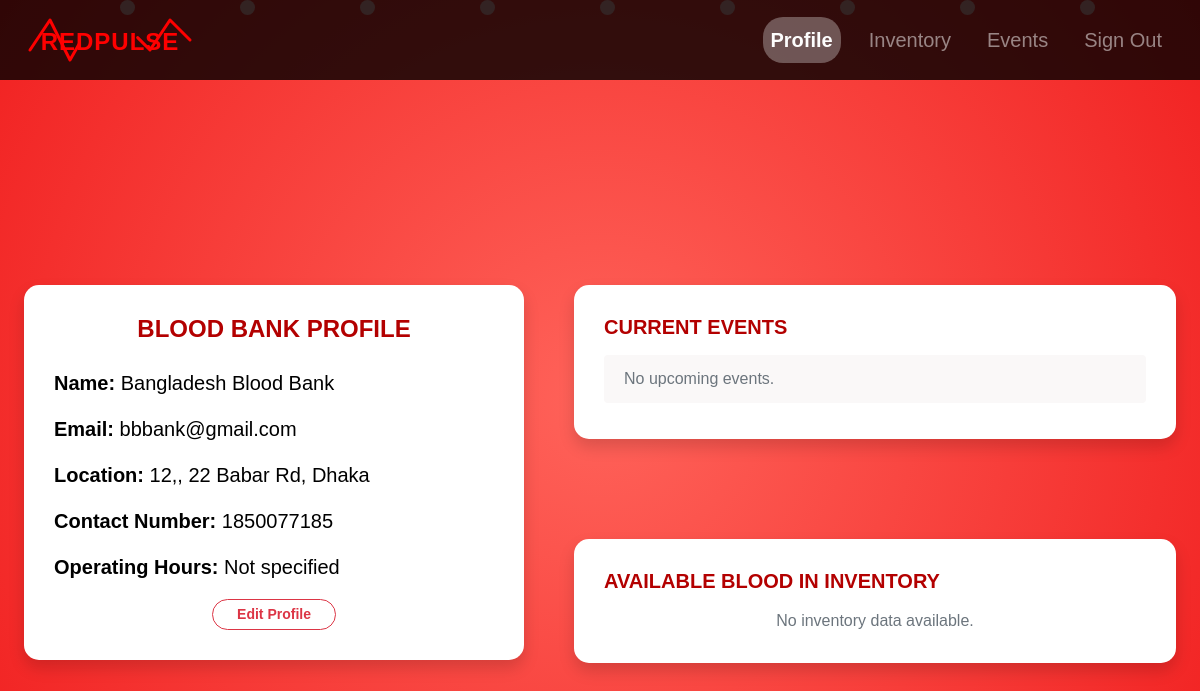
/bb_profile.php (signed in), run on the app's committed database.
### tables this page shows
CREATE TABLE `bloodbank` (
  `BloodBankID` int(10) NOT NULL,
  `Name` varchar(255) NOT NULL,
  `Location` varchar(255) NOT NULL,
  `ContactNumber` int(11) NOT NULL,
  `pic1` varchar(255) DEFAULT NULL,
  `pic2` varchar(255) DEFAULT NULL,
  `AdminID` int(10) DEFAULT NULL,
  `email` varchar(255) DEFAULT NULL,
  `password` varchar(255) DEFAULT NULL,
  `OperatingHours` varchar(100) DEFAULT NULL,
  `LicenseFile` varchar(255) DEFAULT NULL
);

### bb_profile.php (the view, shortened to what this page needs)
<?php
try {
    $conn = new PDO('mysql:host=localhost;dbname=blooddonationmanagementsystem', 'root', '');
    $conn->setAttribute(PDO::ATTR_ERRMODE, PDO::ERRMODE_EXCEPTION);
    $bloodBankID = $_SESSION['bloodbank_id'];
    $stmt = $conn->prepare("SELECT * FROM bloodbank WHERE BloodBankID = :bloodbank_id");
    $stmt->bindParam(':bloodbank_id', $bloodBankID);
    $stmt->execute();
    if ($stmt->rowCount() === 1) {
        $bb = $stmt->fetch(PDO::FETCH_ASSOC);
    } else {
        echo "<div class='alert alert-danger'>Blood bank profile not found.</div>";
        exit();
    }
} catch (PDOException $e) {
    echo "<div class='alert alert-danger'>Error fetching profile: " . $e->getMessage() . "</div>";
    exit();
}
?>
<!DOCTYPE html>
<html lang="en">
<head>
    <link rel="stylesheet" href="https://maxcdn.bootstrapcdn.com/bootstrap/4.5.2/css/bootstrap.min.css">
</head>
<body>
    <nav class="navbar navbar-expand-lg navbar-dark fixed-top">
        <a class="navbar-brand">
            <div class="logo-container">
                <svg width="180" height="60" viewBox="0 0 180 60" xmlns="http://www.w3.org/2000/svg">
                    <text x="90" y="40" class="pulse-text">RedPulse</text>
                    <polyline points="10,40 30,10 50,50 70,15 90,45 110,20 130,40 150,10 170,30"
                              class="pulse-line"
                              stroke-linecap="round"
                              stroke-linejoin="round">
                    </polyline>
                </svg>
            </div>
        </a>
        <div class="collapse navbar-collapse justify-content-end" id="navbarNav">
            <ul class="navbar-nav">
                <li class="nav-item">
                    <a class="nav-link active" href="bb_profile.php">Profile</a>
                </li>
                <li class="nav-item">
                    <a class="nav-link" href="Inventory.php">Inventory</a>
                </li>
                <li class="nav-item">
                    <a class="nav-link" href="events.php">Events</a>
                </li>
                <li class="nav-item">
                    <a class="nav-link" href="signout.php">Sign Out</a>
                </li>
            </ul>
        </div>
    </nav>
    <div class="floating-drops">
        <div class="drop" style="left: 10%; animation-delay: 0s;"></div>
        <div class="drop" style="left: 20%; animation-delay: 2s;"></div>
        <div class="drop" style="left: 30%; animation-delay: 4s;"></div>
        <div class="drop" style="left: 40%; animation-delay: 1s;"></div>
        <div class="drop" style="left: 50%; animation-delay: 3s;"></div>
        <div class="drop" style="left: 60%; animation-delay: 5s;"></div>
        <div class="drop" style="left: 70%; animation-delay: 0s;"></div>
        <div class="drop" style="left: 80%; animation-delay: 2s;"></div>
        <div class="drop" style="left: 90%; animation-delay: 4s;"></div>
    </div>
   <div class="main-wrapper d-flex flex-wrap justify-content-center align-items-start px-4 mt-5" style="margin-top: 130px; gap: 50px; width: 100%;">
    <div class="profile-card shadow" style="flex: 1; min-width: 500px; max-width: 380px; box-shadow: black; font-size: 20px;">
        <h4 class="title text-center mb-4">Blood Bank Profile</h4>
        <p><strong>Name:</strong>  <?= htmlspecialchars($bb['Name']) ?></p>
        <p><strong>Email:</strong>  <?= htmlspecialchars($bb['email']) ?></p>
        <p><strong>Location:</strong>  <?= htmlspecialchars($bb['Location']) ?></p>
        <p><strong>Contact Number:</strong>  <?= htmlspecialchars($bb['ContactNumber']) ?></p>
        <p><strong>Operating Hours:</strong>  <?= htmlspecialchars($bb['OperatingHours']) ?: 'Not specified' ?></p>
        <div class="text-center mt-3">
            <a href="bb_profile_edit.php" class="btn btn-outline-danger btn-sm px-4 rounded-pill font-weight-bold">Edit Profile</a>
        </div>
    </div>
    <div style="flex: 2; min-width: 350px; max-width: 800px;">
        <div class="profile-card shadow mb-4">
            <h5 class="title mb-3"> Current Events</h5>
            <ul class="list-group">
                <?php
                $events = $conn->query("SELECT Title, EventDate FROM events WHERE BloodBankID = $bloodBankID ORDER BY EventDate DESC LIMIT 3");
                if ($events->rowCount() > 0) {
                    foreach ($events as $event) {
                        echo "<li class='list-group-item'>" . htmlspecialchars($event['Title']) . " — <small>" . htmlspecialchars($event['EventDate']) . "</small></li>";
                    }
                } else {
                    echo "<li class='list-group-item text-muted'>No upcoming events.</li>";
                }
                ?>
            </ul>
        </div>
        <div class="profile-card shadow">
            <h5 class="title mb-3"> Available Blood in Inventory</h5>
            <div class="row">
                <?php
                $inventory = $conn->prepare("SELECT BloodType, Units FROM inventory WHERE BloodBankID = :bbid ORDER BY BloodType");
                $inventory->bindParam(':bbid', $bloodBankID);
                $inventory->execute();
                if ($inventory->rowCount() > 0) {
                    foreach ($inventory as $row) {
                        echo "<div class='col-sm-4 mb-2'>
                                <div class='bg-light p-2 rounded text-center shadow-sm'>
                                    <strong>" . htmlspecialchars($row['BloodType']) . "</strong><br>
                                    " . htmlspecialchars($row['Units']) . " units
                                </div>
                              </div>";
                    }
                } else {
                    echo "<div class='col-12 text-center text-muted'>No inventory data available.</div>";
                }
                ?>
            </div>
        </div>
    </div>
</div>
</body>
</html>

### bb_profile.php (style rules this page uses)
body { background: radial-gradient(circle,rgb(255, 99, 90) 0%,rgb(241, 33, 33) 100%); font-family: 'Arial', sans-serif; color: #fff; display: flex; flex-direction: column; justify-content: center; align-items: center; height: 100vh; overflow: hidden; }
.profile-card { background: #fff; border-radius: 15px; padding: 25px 30px; box-shadow: 0 4px 12px rgba(0, 0, 0, 0.1); color: #000; }
.title { font-weight: bold; color: #b30000; text-transform: uppercase; }
.list-group-item { background-color:rgb(250, 248, 248); color: #000; border: none; border-radius: 6px; margin-bottom: 6px; font-size: medium; }
.navbar { background-color: rgba(0, 0, 0, 0.8) !important; padding: 5px 20px; }
.navbar-brand { color: #fff !important; font-size: 22px; font-weight: bold; text-transform: uppercase; letter-spacing: 1px; display: flex; align-items: center; }
.navbar-nav .nav-item .nav-link.active { color:rgb(253, 253, 253) !important; background-color: rgba(255, 255, 255, 0.3); border-radius: 20px; font-weight: bold; }
.navbar-nav .nav-item { padding: 0px 10px; }
.navbar a { font-size: 20px; }
.floating-drops { position: absolute; top: 0; left: 0; width: 100%; height: 100%; overflow: hidden; z-index: -1; }
.drop { position: absolute; width: 15px; height: 15px; background-color: #ffcccb; border-radius: 50%; animation: float 10s infinite ease-in-out; opacity: 0.8; }
.drop:nth-child(odd) { animation-duration: 10s; }
.drop:nth-child(even) { animation-duration: 12s; }
.logo-container { width: 180px; height: 60px; display: flex; align-items: center; justify-content: center; }
.pulse-text { font-family: Arial, sans-serif; font-size: 24px; fill: red; font-weight: bold; text-anchor: middle; animation: textGlow 1.5s infinite alternate; }
.profile-card { background: white; border-radius: 15px; padding: 30px; margin-top: 100px; box-shadow: 0 4px 8px rgba(255, 0, 0, 0.2); color: #000; }
.title { font-weight: bold; color: #b30000; }

### data on the page
bloodbank: Name "Bangladesh Blood Bank", email "bbbank@gmail.com", Location "12,, 22 Babar Rd, Dhaka", ContactNumber "1850077185", OperatingHours "Not specified"
